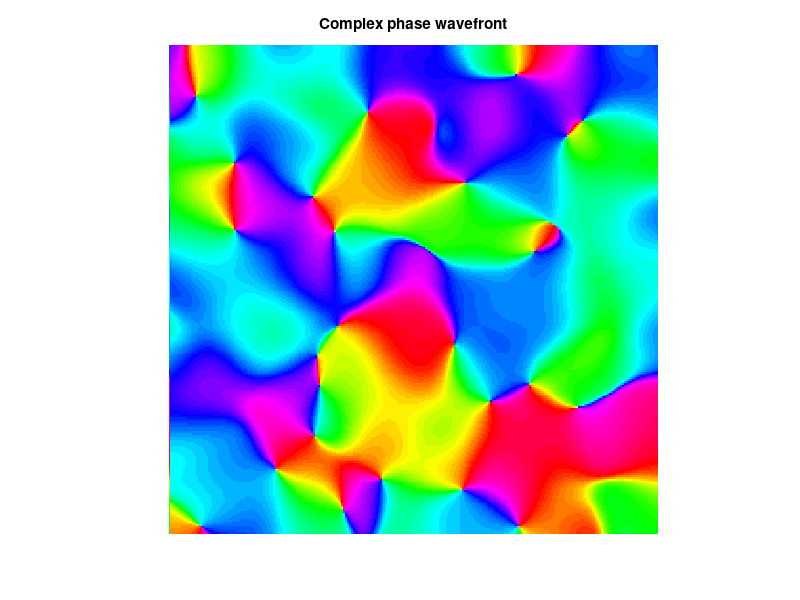
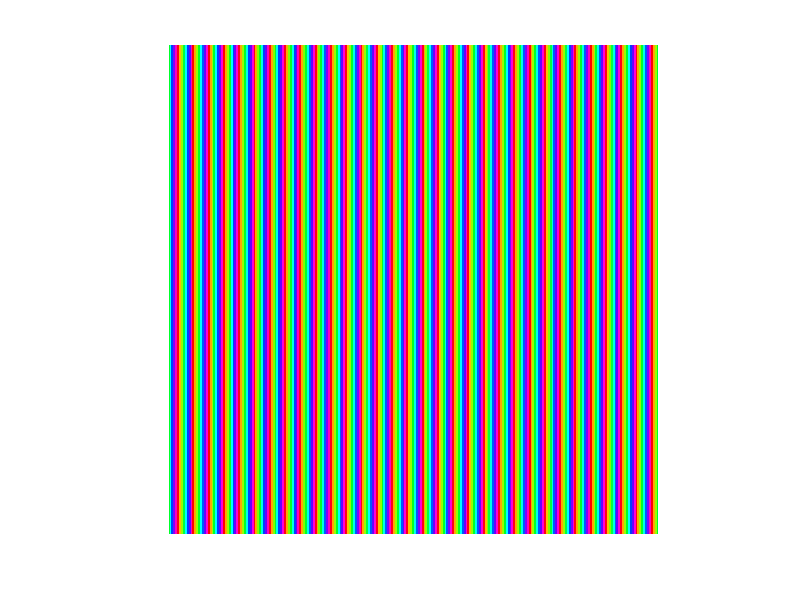
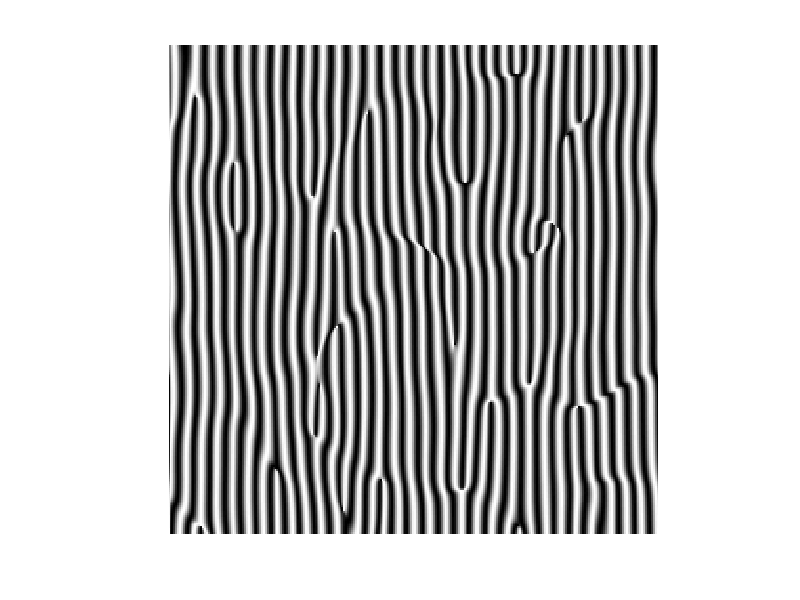
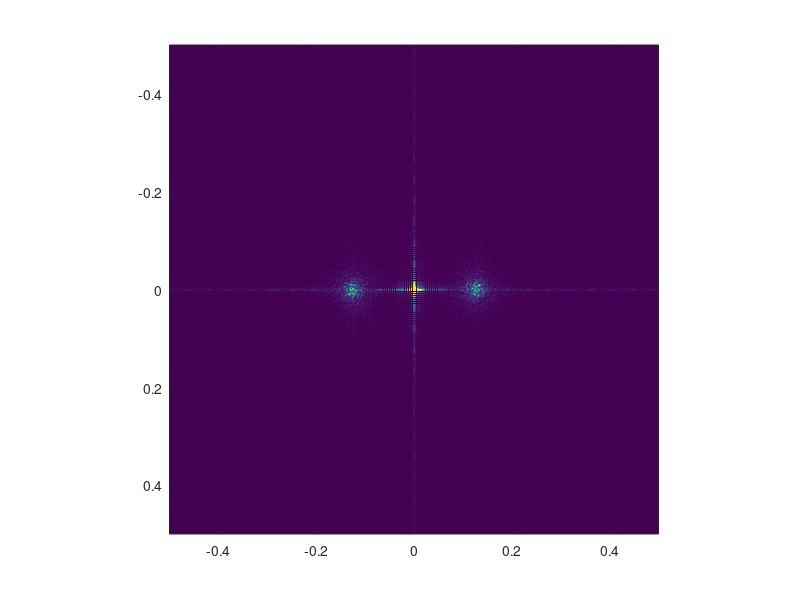

The MATLAB script that drew these images, in order: (Note: this script raises an error after producing the figures.)

%% Simple code to simulate phase demodulation with off-axis holography %%
%%%%%%%%%%%%%%%%%%%%%%%%%%%%%%%%%%%%%%%%%%%%%%%%%%%%%%%%%%%%%%%%%%%%%%%%%


%% Number of pixels on the CCD

Ax = 256;     
Ay = 256;



%% Create the spatial grid 

[Xa,Ya] = meshgrid(1:Ax,1:Ay);  % for the CCD pixels array

%% Complex image to reconstruct

% we simulate a speckle pattern of grain size ~ grainSize
grainSize = 8;
temp  =rand(Ax,Ay)-.5+(rand(Ax,Ay)-.5)*sqrt(-1);
Filter2D = fspecial('gaussian', Ax, Ax/grainSize *1/2.35482);
Es = filter2(Filter2D,temp);
Es = Es./abs(Es);   


%% Didplay the target phase mask
figure,imagesc(angle(Es)); title('Complex phase wavefront'); axis square; colormap(hsv); axis off;


%% Generate the reference wavefront

% the term kSinTheta correspond to the spatial frequency of the fringes and has to
% be at least bigger that the maximal spatial frequency of the signal
% we choos here to have 4 periods of fringes in one speckle grain
kSinTheta = 4*2*pi*grainSize/Ax;

E0 = exp(sqrt(-1)*kSinTheta*Xa)*1/4;   % reference signal projected on a plane perpendicular to the propagation axis of the signal wavefront
E0 = E0*exp(-sqrt(-1)*pi/4);% the -pi/4 is just to have the same phase reference for the reconstructed image

% exp(1i*2*pi*sind(theta)*dx/4.*(R2-M*pad2/2-1)/w+1i*2*pi*sind(theta)*dx/4.*(C2-M*pad2/2-1)/w); 
%% Didplay the reference phase 
figure,imagesc(angle(E0));  axis square; colormap(hsv); axis off;

%% Intensity of the intereference pattern
I = abs(E0 + Es).^2;

%% Show the result of the interefences
figure,imagesc(I); colormap(gray); axis off; axis square;

%%%%%%%%% Reconstruction of the signal

%% Fourier transform of the intensity pattern
nb = 3;  % if nb = 1 =, no zero padding / nb > 1, add zeros in the Fourier tranform, see the help of fft2
Fh = fftshift(fft2(I,nb*Ax,nb*Ay));



%% Create the vector of the spatial frequencies
Sfreq = (-1/2:1/(nb*Ax):1/2-1/(nb*Ax));

%% Frequency grid
[Sx,Sy] = meshgrid(Sfreq,Sfreq);  


%% Display the absolute value of the Fourier transform
figure,imagesc(Sfreq,Sfreq,abs(Fh));  axis square;  caxis([0 5463])



%%%%%%
% Now we want to do a filtering of the spatial frequencies to keep only the
% -1 order
freq = kSinTheta/(2*pi);    % center frequency of the first orders
width = freq;             % width of the filtering window


%% First create the mask, we want to conseve the spatial frequencies around minus the carrier frequency ('-freq') with a window of size 'width'
Mask1 = (Sx > -freq-width/2).*(Sx < -freq+width/2);

%% We get the field in the Fourier plane after filtering
Fh2 = Fh.*Mask1;
% Display it
figure,imagesc(Sfreq,Sfreq,abs(Fh2));  axis square;

%% We shift the spatial frequencies around zero to remove the effect of the angular tilt due to -1 order
Mask2 = (Sx > -width/2).*(Sx < width/2);  % window centered around 0 of width 'width' 
I1 = find(Mask1);    % gets the indices corresponding to Mask1
I2 = find(Mask2);    % gets the indices corresponding to Mask2
Fh3 = zeros(size(Fh));
Fh3(I2) = Fh2(I1);    % copy the Fourier tranform at the position of the window centered around 0

% Display it
figure,imagesc(Sfreq,Sfreq,abs(Fh3));  axis square;

%% Get the field after the second length
tempIFT = ifft2(ifftshift(Fh3));
finalField = tempIFT(1:Ax,1:Ay);


%% Display the target phase map and the generated one
figure,
subplot 121
imagesc(angle(Es)); axis square; caxis([-pi pi]); colormap(hsv); axis off; title('Initial phase')
subplot 122
imagesc(angle(finalField)); axis square; caxis([-pi pi]); colormap(hsv); axis off; title('Reconstructed phase')